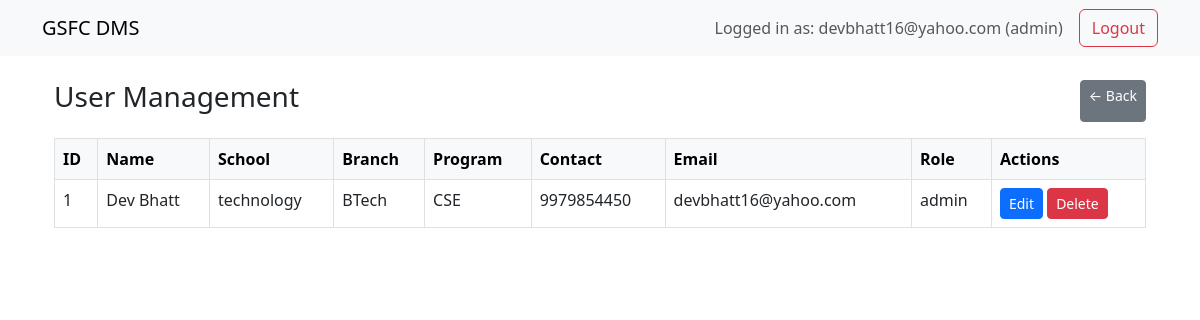
/manage_users (signed in), run on an earlier commit of the app's database.
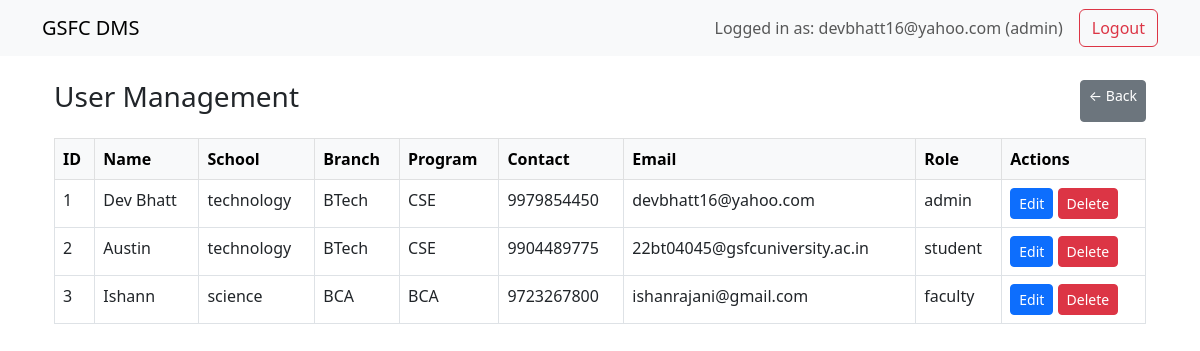
And on a later commit of the database.
### tables this page shows
CREATE TABLE users (
                id INTEGER PRIMARY KEY AUTOINCREMENT,
                name TEXT NOT NULL,
                school TEXT NOT NULL,
                department TEXT NOT NULL,
                program TEXT NOT NULL,
                contact TEXT NOT NULL,
                email TEXT UNIQUE NOT NULL,
                password_hash TEXT NOT NULL,
                role TEXT NOT NULL
            );

### app.py (the view)
@app.route('/manage_users', methods=['GET'])
def manage_users():
    if session.get('role') != 'admin':
        flash('Access restricted to admins.', 'danger')
        return redirect(url_for('login'))
    try:
        with sqlite3.connect('database/users.db') as conn:
            conn.execute('SELECT name FROM sqlite_master WHERE type="table" AND name="users"').fetchone()
            users = conn.execute('SELECT * FROM users').fetchall()
            print("DEBUG: Users fetched:", users)
        return render_template('manage_users.html', users=users)
    except sqlite3.OperationalError as e:
        print("MANAGE USERS DB ERROR:", str(e))
        flash(f'Error loading user data: Database error - {str(e)}', 'danger')
        return redirect(url_for('index'))
    except Exception as e:
        print("MANAGE USERS ERROR:", str(e))
        flash(f'Error loading user data: {str(e)}', 'danger')
        return redirect(url_for('index'))

### templates/manage_users.html (shortened to what this page needs)
{% extends 'base.html' %}
{% block content %}
<div class="container mt-4">
  <div class="d-flex justify-content-between mb-3">
    <h3>User Management</h3>
    <a href="{{ url_for('index') }}" class="btn btn-sm btn-secondary">← Back</a>
  </div>
  <table class="table table-bordered">
    <thead class="table-light">
      <tr>
        <th>ID</th>
        <th>Name</th>
        <th>School</th>
        <th>Branch</th>
        <th>Program</th>
        <th>Contact</th>
        <th>Email</th>
        <th>Role</th>
        <th>Actions</th>
      </tr>
    </thead>
    <tbody>
      {% for user in users %}
      <tr>
        <td>{{ user[0] }}</td>
        <td>{{ user[1] }}</td>
        <td>{{ user[2] }}</td>
        <td>{{ user[3] }}</td>
        <td>{{ user[4] }}</td>
        <td>{{ user[5] }}</td>
        <td>{{ user[6] }}</td>
        <td>{{ user[8] }}</td>
        <td>
          <a href="{{ url_for('edit_user', id=user[0]) }}" class="btn btn-sm btn-primary">Edit</a>
          <a href="{{ url_for('delete_user', id=user[0]) }}" class="btn btn-sm btn-danger" onclick="return confirm('Delete this user?')">Delete</a>
        </td>
      </tr>
      {% endfor %}
    </tbody>
  </table>
</div>
{% endblock %}

### templates/base.html (shortened to what this page needs)
<!DOCTYPE html>
<html lang="en">
<head>
  <link href="https://cdn.jsdelivr.net/npm/bootstrap@5.3.0/dist/css/bootstrap.min.css" rel="stylesheet">
</head>
<body>
  <nav class="navbar navbar-expand-lg navbar-light bg-light">
    <div class="container">
      <a class="navbar-brand" href="{{ url_for('index') }}">GSFC DMS</a>
      {% if session.get('user') %}
        <div class="ms-auto d-flex align-items-center">
          <span class="navbar-text me-3">
            Logged in as: {{ session['user'] }} ({{ session['role'] }})
          </span>
          <a href="{{ url_for('logout') }}" class="btn btn-outline-danger">Logout</a>
        </div>
      {% endif %}
    </div>
  </nav>
  <div class="container mt-4">
    {% block content %}{% endblock %}
  </div>
</body>
</html>

What changed in the data, as far as the page shows it:
added users: id "2", name "Austin", school "technology", department "BTech", program "CSE", contact "9904489775", email "22bt04045@gsfcuniversity.ac.in", role "student"
added users: id "3", name "Ishann", school "science", department "BCA", program "BCA", contact "9723267800", email "ishanrajani@gmail.com", role "faculty"
